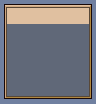

A 2D game scene composited from a Tiled map and its tileset images. What follows is a short description and the map's XML, with every tile layer's data as written:
An orthogonal 12x13 tile map with 8x8 px tiles, 1 tile layer (Tile Layer 1).

<map version="1.10" tiledversion="1.11.2" orientation="orthogonal" renderorder="right-down" width="12" height="13" tilewidth="8" tileheight="8" infinite="0" nextlayerid="2" nextobjectid="1">
 <tileset firstgid="1" name="MenuTiles" tilewidth="8" tileheight="8" tilecount="128" columns="16">
  <image source="../../Image/Png/MenuTiles.png" width="128" height="64" />
 </tileset>
 <layer id="1" name="Tile Layer 1" width="12" height="13">
  <data encoding="csv">
2,3,3,3,3,3,3,3,4,5,5,6,
12,14,14,14,14,14,14,14,14,14,14,16,
12,14,14,14,14,14,14,14,14,14,14,16,
7,9,9,9,9,9,9,9,9,9,9,58,
7,9,9,9,9,9,9,9,9,9,9,60,
7,9,9,9,9,9,9,9,9,9,9,60,
7,9,9,9,9,9,9,9,9,9,9,60,
7,9,9,9,9,9,9,9,9,9,9,60,
7,9,9,9,9,9,9,9,9,9,9,60,
7,9,9,9,9,9,9,9,9,9,9,60,
7,9,9,9,9,9,9,9,9,9,9,60,
7,9,9,9,9,9,9,9,9,9,9,60,
27,28,28,28,28,28,28,28,29,30,31,32
</data>
 </layer>
</map>
